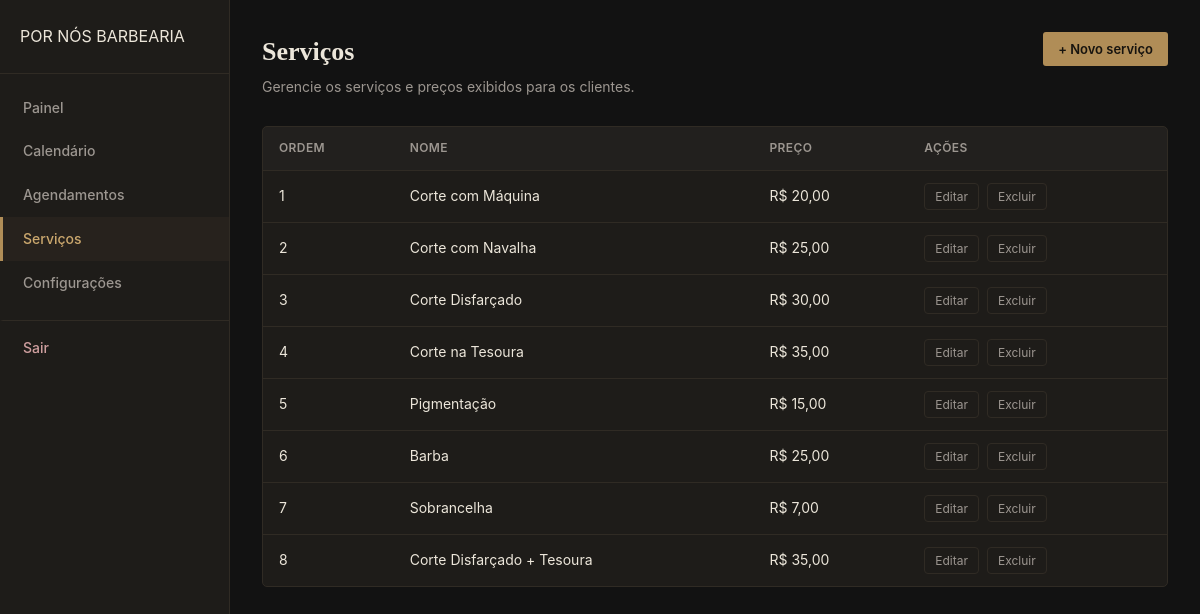
Page /admin/servicos.php (signed in) on the committed database.
### tables this page shows
CREATE TABLE `servicos` (
  `id` int(11) NOT NULL AUTO_INCREMENT,
  `nome` varchar(100) NOT NULL,
  `preco` decimal(10,2) NOT NULL,
  `ativo` tinyint(1) NOT NULL DEFAULT 1,
  `ordem` int(11) NOT NULL DEFAULT 0,
  PRIMARY KEY (`id`)
);

### includes/functions.php (called while the page is built, shortened)
<?php
function formatarMoeda(float $valor): string
{
    return 'R$ ' . number_format($valor, 2, ',', '.');
}

### admin/servicos.php (the view, shortened to what this page needs)
<?php
$pdo = conectarBanco();
$servicos = $pdo->query('SELECT * FROM servicos WHERE ativo = 1 ORDER BY ordem, id')->fetchAll();
require __DIR__ . '/includes/header.php';
?>
<div class="admin-header">
    <div>
        <h1>Serviços</h1>
        <p>Gerencie os serviços e preços exibidos para os clientes.</p>
    </div>
    <button class="btn btn-primary btn-sm" onclick="abrirNovoServico()">+ Novo serviço</button>
</div>
<div class="table-card">
    <table class="data-table">
        <thead><tr><th>Ordem</th><th>Nome</th><th>Preço</th><th>Ações</th></tr></thead>
        <tbody>
            <?php foreach ($servicos as $s): ?>
                <tr>
                    <td><?= $s['ordem'] ?></td>
                    <td><?= htmlspecialchars($s['nome']) ?></td>
                    <td><?= formatarMoeda($s['preco']) ?></td>
                    <td>
                        <div class="action-icons">
                            <button onclick='abrirEdicaoServico(<?= json_encode($s, JSON_UNESCAPED_UNICODE) ?>)'>Editar</button>
                            <button class="danger" onclick="excluirServico(<?= $s['id'] ?>)">Excluir</button>
                        </div>
                    </td>
                </tr>
            <?php endforeach; ?>
        </tbody>
    </table>
</div>
<?php require __DIR__ . '/includes/footer.php'; ?>

### assets/css/style.css (style rules this page uses)
:root { --bg: #121212; --bg-soft: #1a1a1a; --surface: #1e1c19; --border: #302b24; --brass: #b08d57; --brass-light: #cba86e; --text: #ece6da; --text-muted: #9c9690; --danger: #8a3b3b; --success: #3f6b46; --radius: 3px; --font-display: 'Bitter', Georgia, serif; --font-body: 'Inter', system-ui, sans-serif; }
* { box-sizing: border-box; }
html { scroll-behavior: smooth; }
body { margin: 0; background: var(--bg); color: var(--text); font-family: var(--font-body); line-height: 1.55; }
.btn { display: inline-flex; align-items: center; justify-content: center; gap: 8px; padding: 12px 22px; border-radius: var(--radius); font-family: var(--font-body); font-weight: 600; font-size: 15px; border: 1px solid transparent; cursor: pointer; transition: transform 0.15s ease, background 0.15s ease, border-color 0.15s ease; }
.btn-primary { background: var(--brass); color: #17140f; }
.btn-sm { padding: 8px 14px; font-size: 13px; }

### assets/css/admin.css (style rules this page uses)
.admin-header { display: flex; justify-content: space-between; align-items: flex-start; margin-bottom: 28px; flex-wrap: wrap; gap: 12px; }
.admin-header h1 { font-family: var(--font-display); font-size: 26px; margin: 0 0 4px; }
.admin-header p { color: var(--text-muted); margin: 0; font-size: 14px; }
.table-card { background: var(--surface); border: 1px solid var(--border); border-radius: 5px; overflow: hidden; }
table.data-table { width: 100%; border-collapse: collapse; font-size: 14px; }
table.data-table th { text-align: left; padding: 12px 16px; background: rgba(255,255,255,0.02); color: var(--text-muted); font-weight: 600; font-size: 12px; text-transform: uppercase; letter-spacing: 0.4px; border-bottom: 1px solid var(--border); }
table.data-table td { padding: 12px 16px; border-bottom: 1px solid var(--border); vertical-align: middle; }
table.data-table tr:last-child td { border-bottom: none; }
.action-icons { display: flex; gap: 8px; flex-wrap: wrap; }
.action-icons button, .action-icons a { background: transparent; border: 1px solid var(--border); color: var(--text-muted); padding: 5px 10px; border-radius: 4px; font-size: 12px; cursor: pointer; font-family: var(--font-body); }

### rows in the picture
servicos: ordem "1", nome "Corte com Máquina", preco "R$ 20,00"
servicos: ordem "2", nome "Corte com Navalha", preco "R$ 25,00"
servicos: ordem "3", nome "Corte Disfarçado", preco "R$ 30,00"
servicos: ordem "4", nome "Corte na Tesoura", preco "R$ 35,00"
servicos: ordem "5", nome "Pigmentação", preco "R$ 15,00"
servicos: ordem "6", nome "Barba", preco "R$ 25,00"
servicos: ordem "7", nome "Sobrancelha", preco "R$ 7,00"
servicos: ordem "8", nome "Corte Disfarçado + Tesoura", preco "R$ 35,00"

### other values in the picture
$nomeBarbearia "POR NÓS BARBEARIA"
